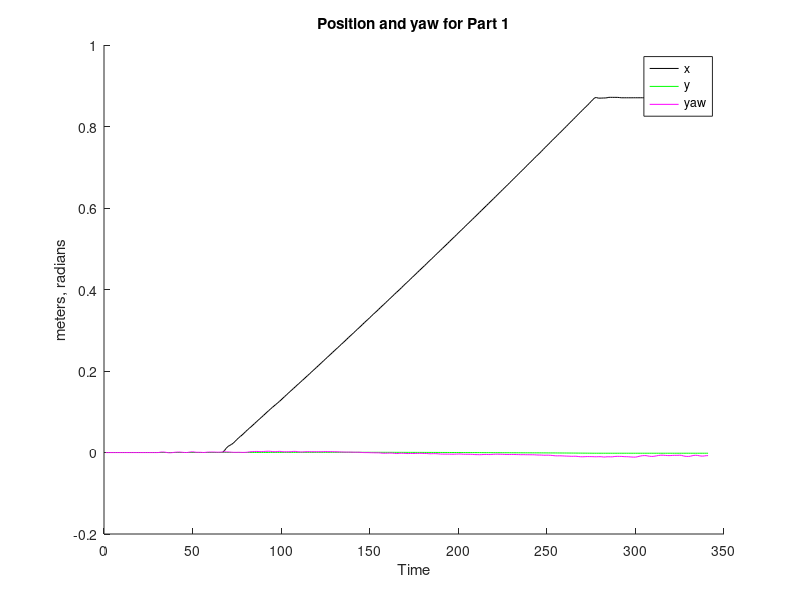
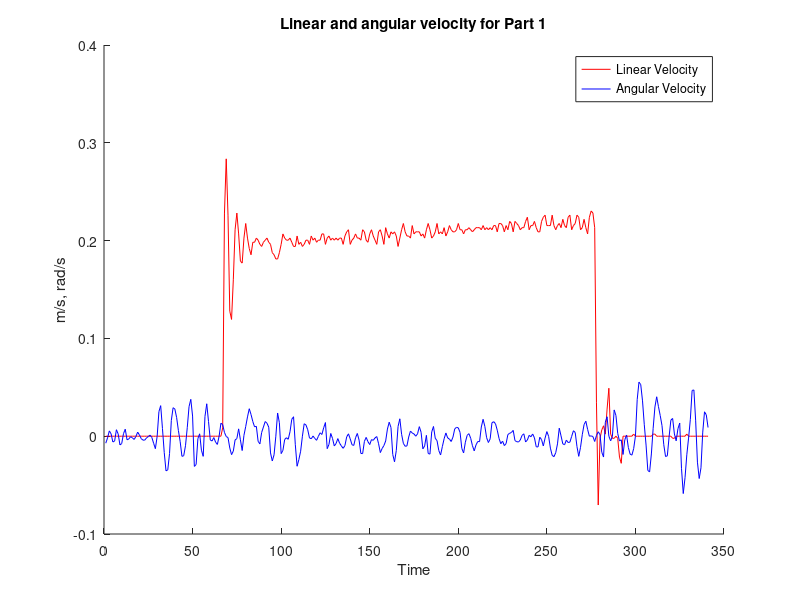
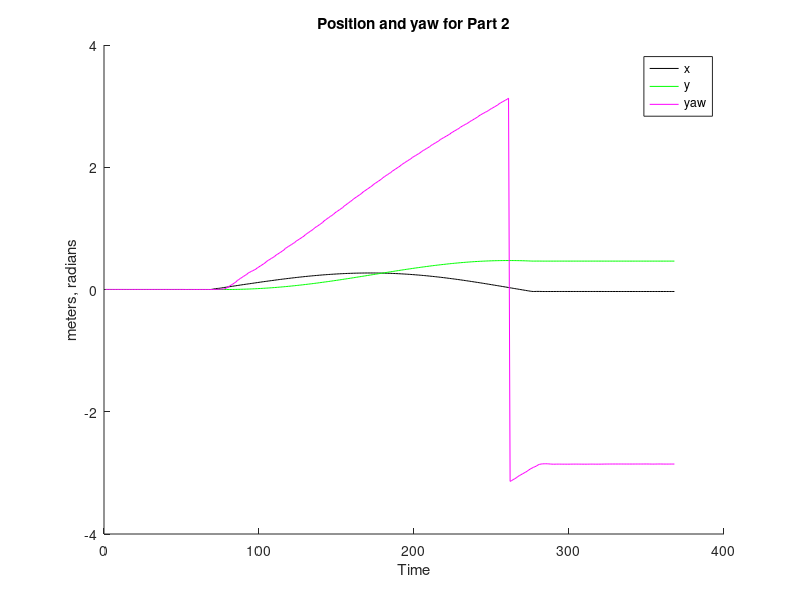
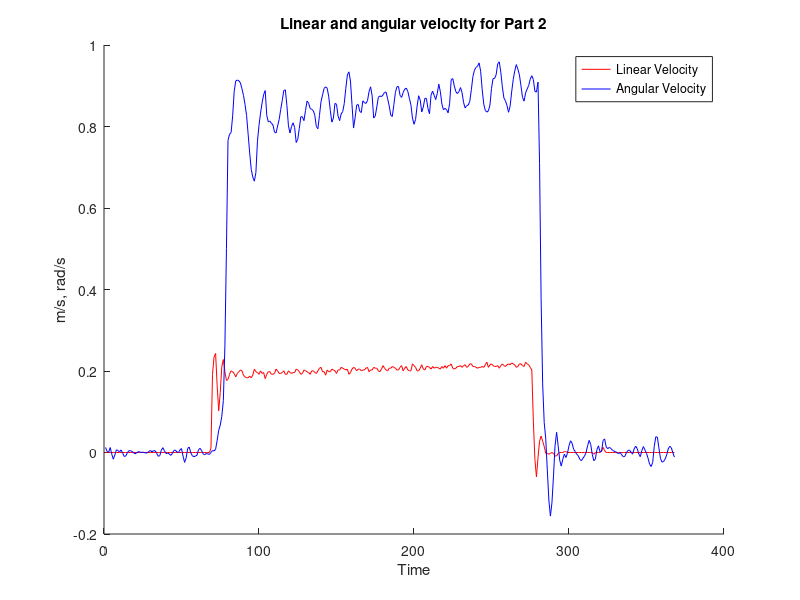

The MATLAB script that drew these images, in order:
pos1 = csvread('Pos_data 1.txt');
pos2 = csvread('Pos_data 2.txt');
pos3 = csvread('Pos_data 3.txt');
pos4 = csvread('Pos_data 4.txt');
pos5 = csvread('Pos_data 5.txt');
twist1 = csvread('Twist_data 1.txt');
twist2 = csvread('Twist_data 2.txt');
twist3 = csvread('Twist_data 3.txt');
twist4 = csvread('Twist_data 4.txt');
twist5 = csvread('Twist_data 5.txt');

yaw1 = atan2(2*(pos1(:,4).*pos1(:,3)+pos1(:,1).*pos1(:,2)), 1-2*(pos1(:,2).^2+pos1(:,3).^2));
yaw2 = atan2(2*(pos2(:,4).*pos2(:,3)+pos2(:,1).*pos2(:,2)), 1-2*(pos2(:,2).^2+pos2(:,3).^2));
yaw3 = atan2(2*(pos3(:,4).*pos3(:,3)+pos3(:,1).*pos3(:,2)), 1-2*(pos3(:,2).^2+pos3(:,3).^2));
yaw4 = atan2(2*(pos4(:,4).*pos4(:,3)+pos4(:,1).*pos4(:,2)), 1-2*(pos4(:,2).^2+pos4(:,3).^2));
yaw5 = atan2(2*(pos5(:,4).*pos5(:,3)+0        .*0        ), 1-2*(0        .^2+pos5(:,3).^2));

figure,
hold on;
plot(pos1(:,1),'Color','k');
plot(pos1(:,2),'Color','g');
plot(yaw1,'Color','m');
legend('x','y', 'yaw');
title('Position and yaw for Part 1');
ylabel('meters, radians');
xlabel('Time');
figure,
hold on;
plot(twist1(:,1),'Color','r');
plot(twist1(:,2),'Color','b');
legend('Linear Velocity','Angular Velocity');
title('Linear and angular velocity for Part 1');
ylabel('m/s, rad/s');
xlabel('Time');


figure,
hold on;
plot(pos2(:,1),'Color','k');
plot(pos2(:,2),'Color','g');
plot(yaw2,'Color','m');
legend('x','y', 'yaw');
title('Position and yaw for Part 2');
ylabel('meters, radians');
xlabel('Time');
figure,
hold on;
plot(twist2(:,1),'Color','r');
plot(twist2(:,2),'Color','b');
legend('Linear Velocity','Angular Velocity');
title('Linear and angular velocity for Part 2');
ylabel('m/s, rad/s');
xlabel('Time');


figure,
hold on;
plot(pos3(:,1),'Color','k');
plot(pos3(:,2),'Color','g');
plot(yaw3,'Color','m');
legend('x','y', 'yaw');
title('Position and yaw for Part 3');
ylabel('meters, radians');
xlabel('Time');
figure,
hold on;
plot(twist3(:,1),'Color','r');
plot(twist3(:,2),'Color','b');
legend('Linear Velocity','Angular Velocity');
title('Linear and angular velocity for Part 3');
ylabel('m/s, rad/s');
xlabel('Time');

figure,
hold on;
plot(pos4(:,1),'Color','k');
plot(pos4(:,2),'Color','g');
plot(yaw4,'Color','m');
legend('x','y', 'yaw');
title('Position and yaw for Part 4');
ylabel('meters, radians');
xlabel('Time');
figure,
hold on;
plot(twist4(:,1),'Color','r');
plot(twist4(:,2),'Color','b');
legend('Linear Velocity','Angular Velocity');
title('Linear and angular velocity for Part 4');
ylabel('m/s, rad/s');
xlabel('Time');


figure,
hold on;
plot(pos5(:,1),'Color','k');
plot(pos5(:,2),'Color','g');
plot(yaw5,'Color','m');
legend('x','y', 'yaw');
title('Position and yaw for Part 5');
ylabel('meters, radians');
xlabel('Time');
figure,
hold on;
plot(twist5(:,1),'Color','r');
plot(twist5(:,2),'Color','b');
legend('Linear Velocity','Angular Velocity');
title('Linear and angular velocity for Part 5');
ylabel('m/s, rad/s');
xlabel('Time');

